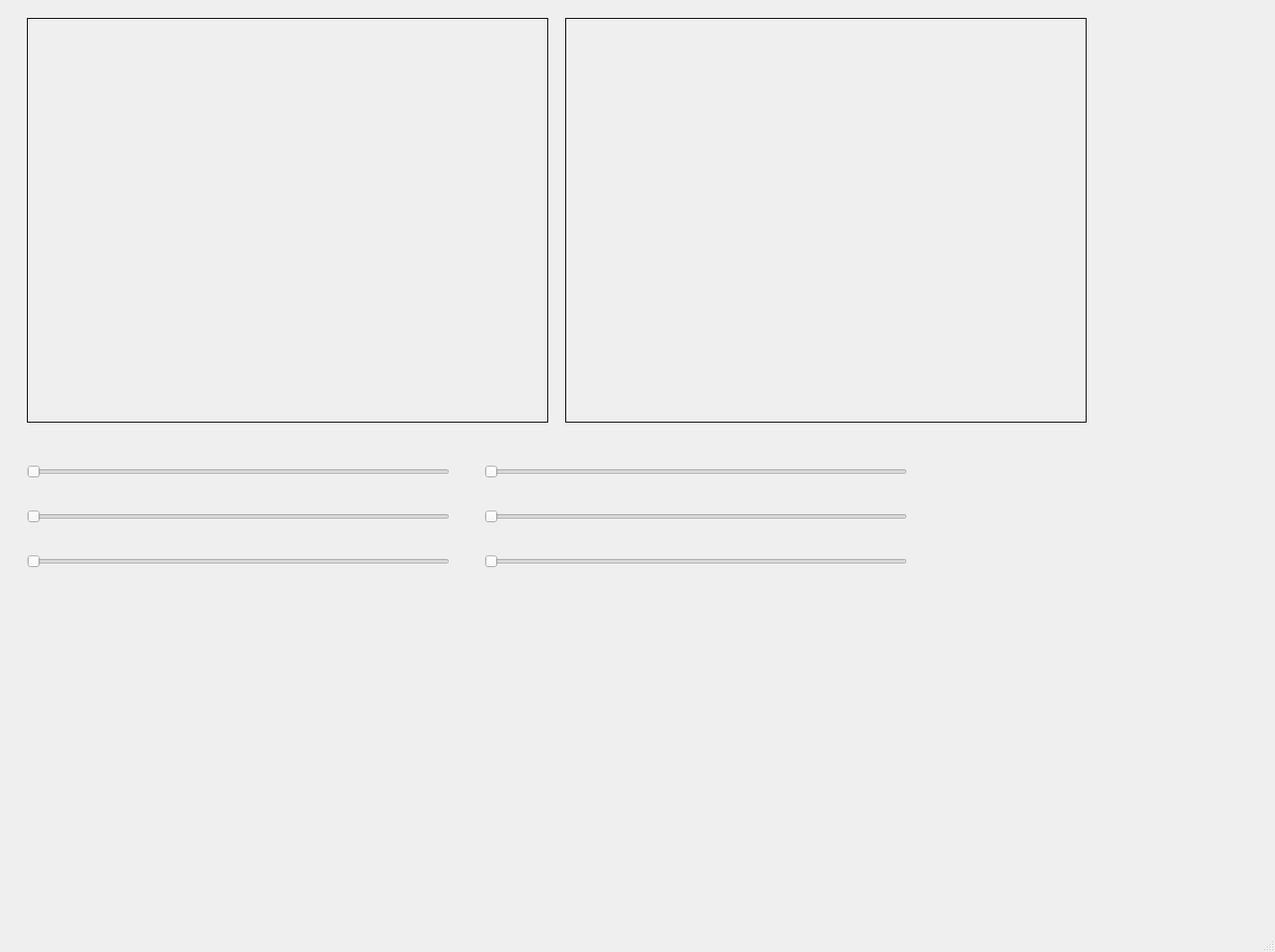
<?xml version="1.0" encoding="UTF-8"?>
<ui version="4.0">
 <class>MainWindow</class>
 <widget class="QMainWindow" name="MainWindow">
  <property name="geometry">
   <rect>
    <x>0</x>
    <y>0</y>
    <width>1421</width>
    <height>1061</height>
   </rect>
  </property>
  <property name="windowTitle">
   <string>MainWindow</string>
  </property>
  <widget class="QWidget" name="centralwidget">
   <widget class="QLabel" name="label">
    <property name="geometry">
     <rect>
      <x>30</x>
      <y>20</y>
      <width>581</width>
      <height>451</height>
     </rect>
    </property>
    <property name="frameShape">
     <enum>QFrame::Box</enum>
    </property>
    <property name="text">
     <string/>
    </property>
   </widget>
   <widget class="QLabel" name="label_2">
    <property name="geometry">
     <rect>
      <x>630</x>
      <y>20</y>
      <width>581</width>
      <height>451</height>
     </rect>
    </property>
    <property name="frameShape">
     <enum>QFrame::Box</enum>
    </property>
    <property name="text">
     <string/>
    </property>
   </widget>
   <widget class="QSlider" name="horizontalSlider">
    <property name="geometry">
     <rect>
      <x>30</x>
      <y>500</y>
      <width>471</width>
      <height>51</height>
     </rect>
    </property>
    <property name="maximum">
     <number>256</number>
    </property>
    <property name="orientation">
     <enum>Qt::Horizontal</enum>
    </property>
   </widget>
   <widget class="QSlider" name="horizontalSlider_2">
    <property name="geometry">
     <rect>
      <x>540</x>
      <y>500</y>
      <width>471</width>
      <height>51</height>
     </rect>
    </property>
    <property name="maximum">
     <number>256</number>
    </property>
    <property name="orientation">
     <enum>Qt::Horizontal</enum>
    </property>
   </widget>
   <widget class="QSlider" name="horizontalSlider_3">
    <property name="geometry">
     <rect>
      <x>30</x>
      <y>550</y>
      <width>471</width>
      <height>51</height>
     </rect>
    </property>
    <property name="maximum">
     <number>256</number>
    </property>
    <property name="orientation">
     <enum>Qt::Horizontal</enum>
    </property>
   </widget>
   <widget class="QSlider" name="horizontalSlider_4">
    <property name="geometry">
     <rect>
      <x>540</x>
      <y>550</y>
      <width>471</width>
      <height>51</height>
     </rect>
    </property>
    <property name="maximum">
     <number>256</number>
    </property>
    <property name="orientation">
     <enum>Qt::Horizontal</enum>
    </property>
   </widget>
   <widget class="QSlider" name="horizontalSlider_5">
    <property name="geometry">
     <rect>
      <x>30</x>
      <y>600</y>
      <width>471</width>
      <height>51</height>
     </rect>
    </property>
    <property name="maximum">
     <number>256</number>
    </property>
    <property name="orientation">
     <enum>Qt::Horizontal</enum>
    </property>
   </widget>
   <widget class="QSlider" name="horizontalSlider_6">
    <property name="geometry">
     <rect>
      <x>540</x>
      <y>600</y>
      <width>471</width>
      <height>51</height>
     </rect>
    </property>
    <property name="maximum">
     <number>256</number>
    </property>
    <property name="orientation">
     <enum>Qt::Horizontal</enum>
    </property>
   </widget>
  </widget>
  <widget class="QMenuBar" name="menubar">
   <property name="geometry">
    <rect>
     <x>0</x>
     <y>0</y>
     <width>1421</width>
     <height>39</height>
    </rect>
   </property>
  </widget>
  <widget class="QStatusBar" name="statusbar"/>
 </widget>
 <resources/>
 <connections/>
</ui>
